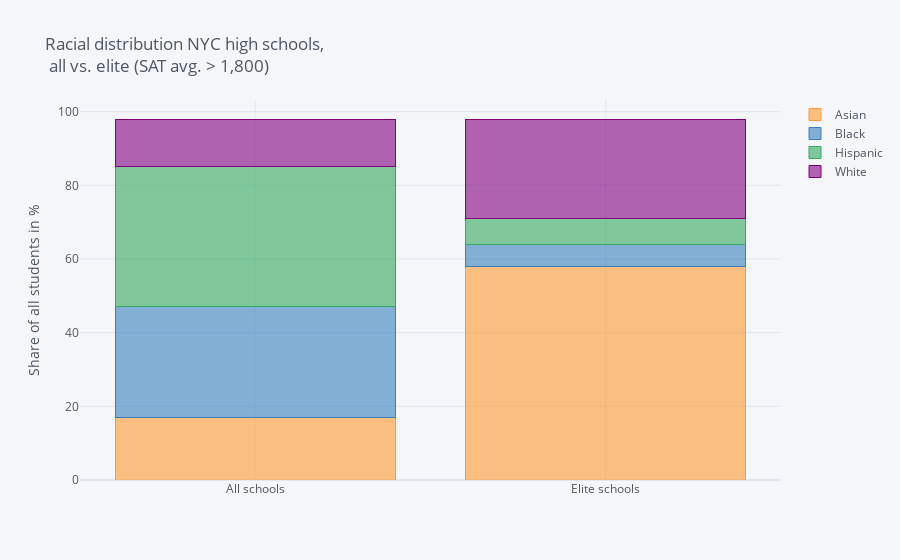

This figure's notebook cell:
### Markdown cell above
* Almost all schools in the Bronx exhibit above average high shares of Hispanics and below average SAT scores. There might be confounding factors (crime or poverty) leading to low SAT scores of Hispanics in NYC.

* Schools with very low average SAT scores and very high shares of Hispanic students are specialized on students with limited English skills (often named "International" schools etc.). It is not surprising that these schools score below average, because SAT tests both reading and writing.

* The schools with high SAT scores and low shares of Hispanics are all highly selective public schools with excellent reputations.

### Code cell
print('Interactive Map: Racial distribution NYC high schools')
# build stacked bar to racial makeup of all schools and elite schools
num_race = ['asian_num', 'black_num', 'hispanic_num', 'white_num']
high_sat = combined["sat_score"] > 1800

race_dist = pd.DataFrame(data=[combined.loc[:, num_race].sum()/combined.loc[:, num_race].sum().sum(),
                               combined.loc[high_sat, num_race].sum()/combined.loc[high_sat, num_race].sum().sum()],
                         index=["All schools", "Elite schools"])*100
race_dist.columns = ["Asian","Black","Hispanic", "White"]
race_dist.astype(int).iplot(kind="bar", barmode="stack", yTitle='Share of all students in %',
                            title='Racial distribution NYC high schools, <br> all vs. elite (SAT avg. > 1,800)')

### Figure 1 — Plotly figure (JSON) as saved in the notebook; plotly's stock layout.template omitted (floating-point values rounded to 4 significant figures)
{"data": [{"marker": {"color": "rgba(255, 153, 51, 0.6)", "line": {"color": "rgba(255, 153, 51, 1.0)", "width": 1}}, "name": "Asian", "orientation": "v", "text": "", "type": "bar", "x": ["All schools", "Elite schools"], "y": [17, 58]}, {"marker": {"color": "rgba(55, 128, 191, 0.6)", "line": {"color": "rgba(55, 128, 191, 1.0)", "width": 1}}, "name": "Black", "orientation": "v", "text": "", "type": "bar", "x": ["All schools", "Elite schools"], "y": [30, 6]}, {"marker": {"color": "rgba(50, 171, 96, 0.6)", "line": {"color": "rgba(50, 171, 96, 1.0)", "width": 1}}, "name": "Hispanic", "orientation": "v", "text": "", "type": "bar", "x": ["All schools", "Elite schools"], "y": [38, 7]}, {"marker": {"color": "rgba(128, 0, 128, 0.6)", "line": {"color": "rgba(128, 0, 128, 1.0)", "width": 1}}, "name": "White", "orientation": "v", "text": "", "type": "bar", "x": ["All schools", "Elite schools"], "y": [13, 27]}], "layout": {"barmode": "stack", "legend": {"bgcolor": "#F5F6F9", "font": {"color": "#4D5663"}, "traceorder": "normal"}, "paper_bgcolor": "#F5F6F9", "plot_bgcolor": "#F5F6F9", "title": {"font": {"color": "#4D5663"}, "text": "Racial distribution NYC high schools, <br> all vs. elite (SAT avg. > 1,800)"}, "xaxis": {"gridcolor": "#E1E5ED", "showgrid": true, "tickfont": {"color": "#4D5663"}, "title": {"font": {"color": "#4D5663"}, "text": ""}, "zerolinecolor": "#E1E5ED"}, "yaxis": {"gridcolor": "#E1E5ED", "showgrid": true, "tickfont": {"color": "#4D5663"}, "title": {"font": {"color": "#4D5663"}, "text": "Share of all students in %"}, "zerolinecolor": "#E1E5ED"}}}
